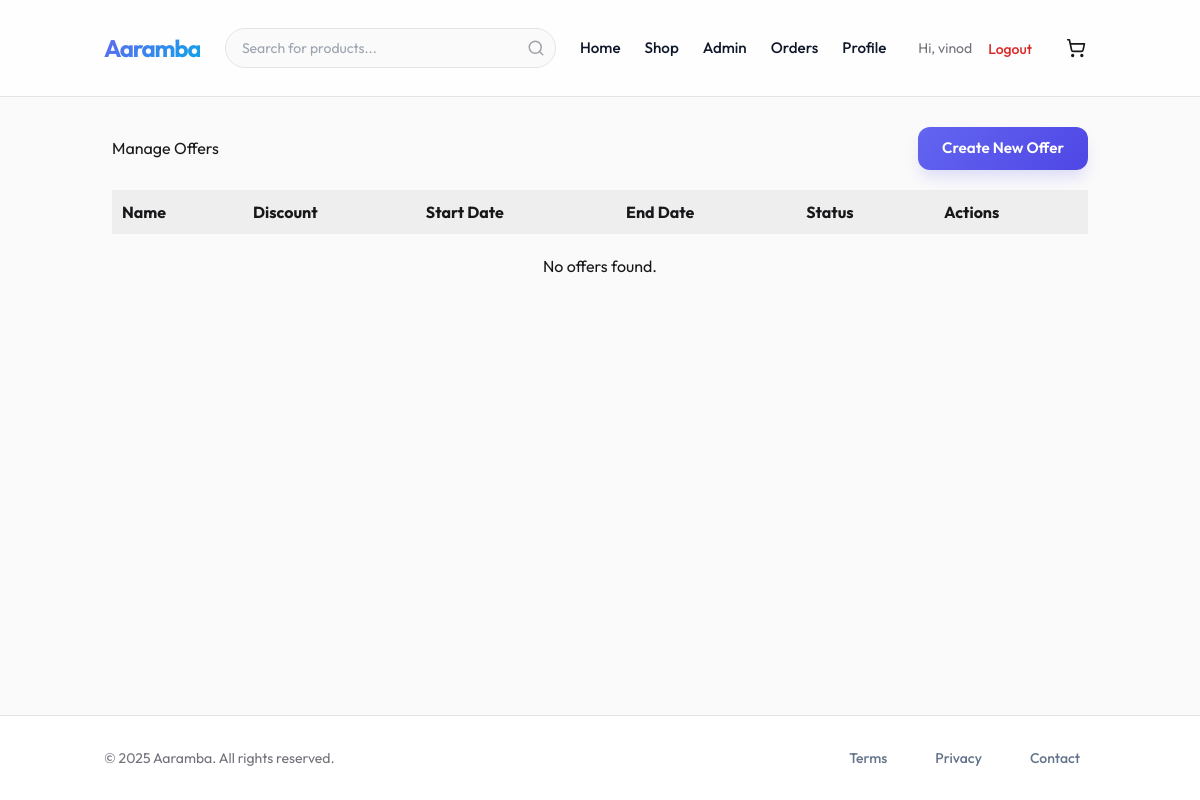
The page /promotions/offers/ (signed in) on the database as committed earlier.
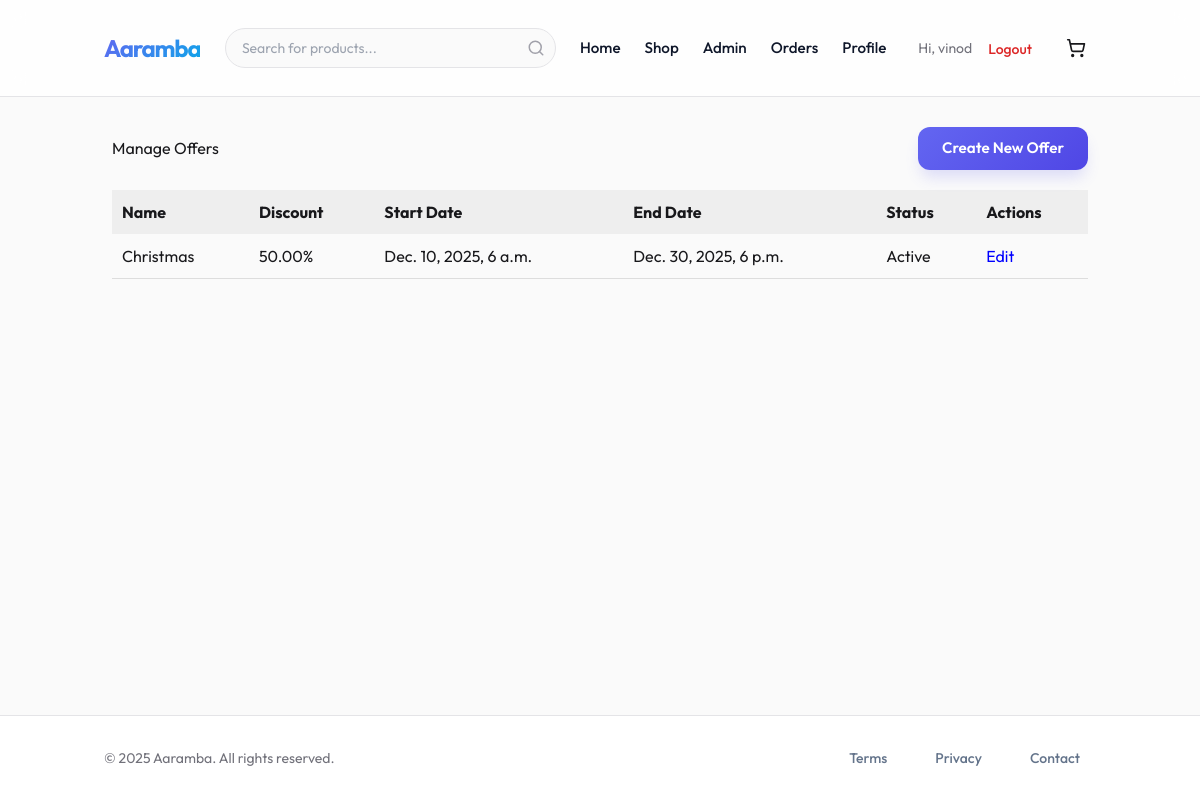
The same page on the database as committed later.
### promotions/models.py (models this page shows, shortened)
class Offer(models.Model):
    name = models.CharField(max_length=255)
    description = models.TextField(blank=True)
    discount_percent = models.DecimalField(max_digits=5, decimal_places=2) # e.g., 5.00 for 5%
    categories = models.ManyToManyField(Category, related_name='offers')
    start_date = models.DateTimeField()
    end_date = models.DateTimeField()
    is_active = models.BooleanField(default=True)

### promotions/views.py (the view)
# urls.py: path('offers/', views.offer_list, name='offer_list'),
@login_required
def offer_list(request):
    if request.user.role != 'ADMIN':
        return redirect('core:home')
    offers = Offer.objects.all()
    return render(request, 'promotions/offer_list.html', {'offers': offers})

### templates/promotions/offer_list.html (shortened to what this page needs)
{% extends 'base.html' %}
{% block content %}
<div class="container" style="margin-top: 30px;">
    <div style="display: flex; justify-content: space-between; align-items: center; margin-bottom: 20px;">
        <h2>Manage Offers</h2>
        <a href="{% url 'promotions:offer_add' %}" class="btn btn-primary">Create New Offer</a>
    </div>
    <table style="width: 100%; border-collapse: collapse;">
        <thead>
            <tr style="background-color: #eee;">
                <th style="padding: 10px; text-align: left;">Name</th>
                <th style="padding: 10px; text-align: left;">Discount</th>
                <th style="padding: 10px; text-align: left;">Start Date</th>
                <th style="padding: 10px; text-align: left;">End Date</th>
                <th style="padding: 10px; text-align: left;">Status</th>
                <th style="padding: 10px; text-align: left;">Actions</th>
            </tr>
        </thead>
        <tbody>
            {% for offer in offers %}
            <tr style="border-bottom: 1px solid #ddd;">
                <td style="padding: 10px;">{{ offer.name }}</td>
                <td style="padding: 10px;">{{ offer.discount_percent }}%</td>
                <td style="padding: 10px;">{{ offer.start_date }}</td>
                <td style="padding: 10px;">{{ offer.end_date }}</td>
                <td style="padding: 10px;">{% if offer.is_active %}Active{% else %}Inactive{% endif %}</td>
                <td style="padding: 10px;">
                    <a href="{% url 'promotions:offer_edit' offer.pk %}" style="color: blue;">Edit</a>
                </td>
            </tr>
            {% empty %}
            <tr>
                <td colspan="6" style="padding: 20px; text-align: center;">No offers found.</td>
            </tr>
            {% endfor %}
        </tbody>
    </table>
</div>
{% endblock %}

Rows that differ between the two databases and show on the page:
added Offer: name "Christmas", discount_percent "50.00", start_date "Dec. 10, 2025, 6 a.m.", end_date "Dec. 30, 2025, 6 p.m.", is_active "Active"
Other text that changed with them:
text no longer shown: "No offers found."
